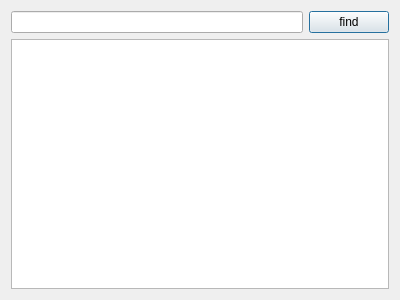
<?xml version="1.0" encoding="UTF-8"?>
<ui version="4.0">
 <class>FindDlg</class>
 <widget class="QDialog" name="FindDlg">
  <property name="geometry">
   <rect>
    <x>0</x>
    <y>0</y>
    <width>400</width>
    <height>300</height>
   </rect>
  </property>
  <property name="windowTitle">
   <string>Dialog</string>
  </property>
  <layout class="QHBoxLayout" name="horizontalLayout_2">
   <item>
    <layout class="QVBoxLayout" name="verticalLayout">
     <item>
      <layout class="QHBoxLayout" name="horizontalLayout">
       <item>
        <widget class="QLineEdit" name="keyTxt"/>
       </item>
       <item>
        <widget class="QPushButton" name="find">
         <property name="text">
          <string>find</string>
         </property>
        </widget>
       </item>
      </layout>
     </item>
     <item>
      <widget class="QTableView" name="results"/>
     </item>
    </layout>
   </item>
  </layout>
 </widget>
 <resources/>
 <connections/>
</ui>
